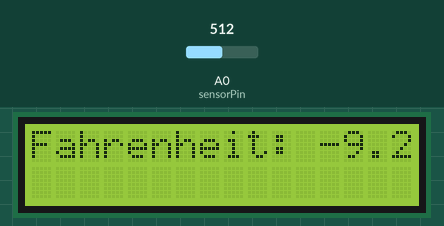
A sketch run on a simulated Arduino Uno, built with avr-gcc and run on an emulated ATmega328P. Parts: 16×2 character LCD. Inputs (shaded band) come from the test bench; at power-on: A0 (sensorPin) = 512.

Above: at 1.2 s.
1.3 s: A0 (sensorPin) set to 716
At 2.7 s:
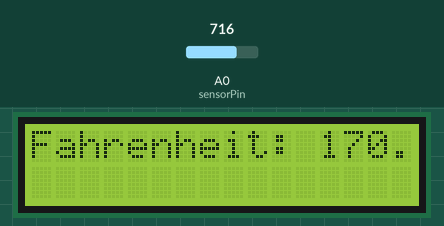
5.4 s: A0 (sensorPin) set to 900
At 6.9 s:
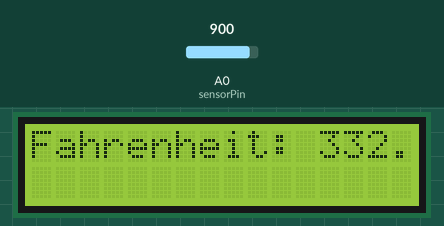
8.6 s: A0 (sensorPin) set to 1023
At 9.4 s:
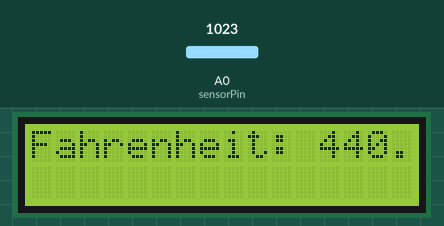
Timing chart, 0 to 11.6 s (numbered marks = the images above; inputs shaded):
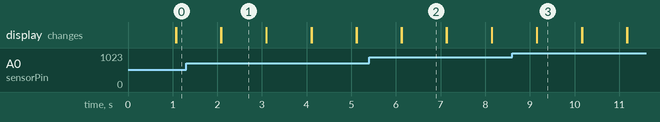

Measured:
- after the input at 1.3 s, the display: first differs from a run without the input after 0.79 s (image 1)
- after the input at 5.4 s, the display: first differs from a run without the input after 0.73 s (image 2)
- after the input at 8.6 s, the display: first differs from a run without the input after 0.56 s (image 3)
- what the display in image 1 shows lasts 1.0 s, from 2.1 s to 3.1 s

The sketch:

LCD_1.ino
```cpp
#include <LiquidCrystal.h>

LiquidCrystal lcd(12, 11, 5, 4, 3, 2);
#define sensorPin 0
#define relayPin 5
float Celsius, Fahrenheit, Kelvin;
int sensorValue;
float voltage;
//float sensorValue;

void setup() {
  // put your setup code here, to run once:
  lcd.begin(16, 2);

}

void loop() {
  // put your main code here, to run repeatedly:
  //sensorValue = analogRead(A0);
  basicPrintDemo();
  //displayOnOffDemo();
  //setCursorDemo();
  //scrollLeftDemo();
  //scrollRightDemo();
  //cursorDemo();
  //createGlyphDemo();
}

void basicPrintDemo(){
  lcd.clear();
  GetTemp();
  //lcd.print("Celsius: ");
  //lcd.println(Celsius);
  //delay(1000);
  lcd.clear();
  lcd.print("Fahrenheit: ");
  lcd.println(Fahrenheit);
  delay(1000);
  lcd.clear();
}

void GetTemp() {
  sensorValue = analogRead(sensorPin);
  voltage = (5)*(4700/(4700+sensorValue));
  Kelvin = (((float(sensorValue) / 1023) * 5) * 100);
  Celsius = Kelvin - 273.15;
  Fahrenheit = (Celsius * 1.8) + 32;
}
```
